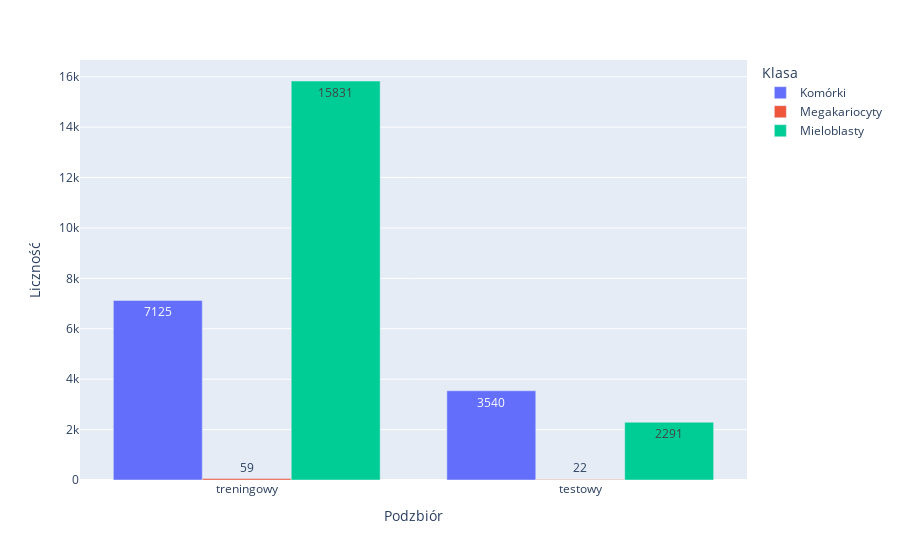

Notebook source saved alongside this figure:
### Code cell
import pandas as pd
import plotly.express as px

df = pd.DataFrame({
    "Klasa": ["Komórki", "Megakariocyty", "Mieloblasty"] * 2,
    "Liczność": [7125, 59, 15831, 3540, 22, 2291],
    "Podzbiór": ["treningowy"] * 3 + ["testowy"] * 3
})

fig = px.bar(df, x="Podzbiór", y="Liczność", color="Klasa", barmode="group", text="Liczność")
fig.show()

### Figure 1 — Plotly figure (JSON) as saved in the notebook; plotly's stock layout.template omitted (floating-point values rounded to 4 significant figures)
{"data": [{"alignmentgroup": "True", "hovertemplate": "Klasa=Komórki<br>Podzbiór=%{x}<br>Liczność=%{text}<extra></extra>", "legendgroup": "Komórki", "marker": {"color": "#636efa", "pattern": {"shape": ""}}, "name": "Komórki", "offsetgroup": "Komórki", "orientation": "v", "showlegend": true, "text": [7125.0, 3540.0], "textposition": "auto", "type": "bar", "x": ["treningowy", "testowy"], "xaxis": "x", "y": [7125, 3540], "yaxis": "y"}, {"alignmentgroup": "True", "hovertemplate": "Klasa=Megakariocyty<br>Podzbiór=%{x}<br>Liczność=%{text}<extra></extra>", "legendgroup": "Megakariocyty", "marker": {"color": "#EF553B", "pattern": {"shape": ""}}, "name": "Megakariocyty", "offsetgroup": "Megakariocyty", "orientation": "v", "showlegend": true, "text": [59.0, 22.0], "textposition": "auto", "type": "bar", "x": ["treningowy", "testowy"], "xaxis": "x", "y": [59, 22], "yaxis": "y"}, {"alignmentgroup": "True", "hovertemplate": "Klasa=Mieloblasty<br>Podzbiór=%{x}<br>Liczność=%{text}<extra></extra>", "legendgroup": "Mieloblasty", "marker": {"color": "#00cc96", "pattern": {"shape": ""}}, "name": "Mieloblasty", "offsetgroup": "Mieloblasty", "orientation": "v", "showlegend": true, "text": [15830.0, 2291.0], "textposition": "auto", "type": "bar", "x": ["treningowy", "testowy"], "xaxis": "x", "y": [15831, 2291], "yaxis": "y"}], "layout": {"barmode": "group", "legend": {"title": {"text": "Klasa"}, "tracegroupgap": 0}, "margin": {"t": 60}, "xaxis": {"anchor": "y", "domain": [0, 1], "title": {"text": "Podzbiór"}}, "yaxis": {"anchor": "x", "domain": [0, 1], "title": {"text": "Liczność"}}}}
